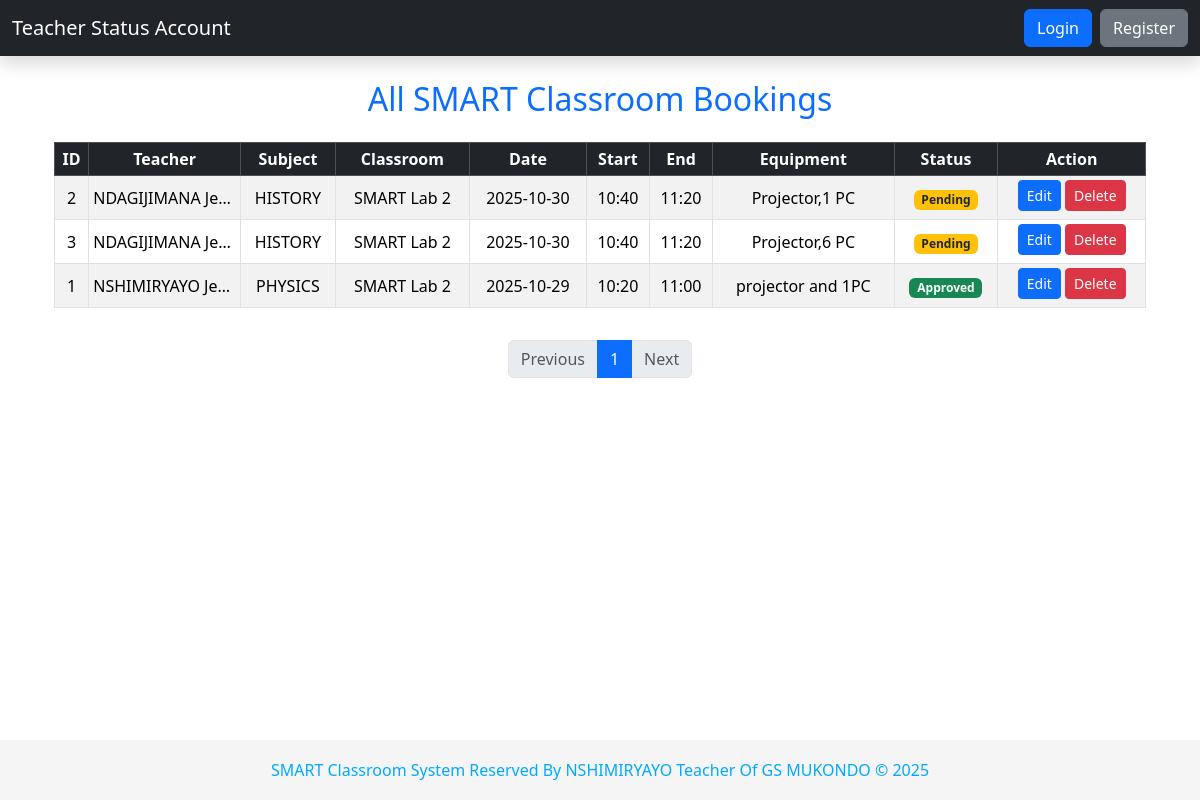
The app's page /admin/all_bookings with its own data.
### tables this page shows
CREATE TABLE Bookings (
                BookingID INTEGER PRIMARY KEY AUTOINCREMENT,
                TeacherID INTEGER NOT NULL,
                RoomID INTEGER NOT NULL,
                Date TEXT NOT NULL,
                StartTime TEXT NOT NULL,
                EndTime TEXT NOT NULL,
                Equipment TEXT,
                Status TEXT DEFAULT 'Pending',
                FOREIGN KEY (TeacherID) REFERENCES Teachers(TeacherID),
                FOREIGN KEY (RoomID) REFERENCES Classrooms(RoomID)
            );

CREATE TABLE Teachers (
                TeacherID INTEGER PRIMARY KEY AUTOINCREMENT,
                Name TEXT NOT NULL,
                Subject TEXT,
                Username TEXT UNIQUE NOT NULL,
                Password TEXT NOT NULL,
                Role TEXT DEFAULT 'Teacher',
                IsApproved INTEGER DEFAULT 0,
                Email TEXT,
                Phone TEXT,
                Class TEXT
            , Gender TEXT, ClassTeacher TEXT);

CREATE TABLE Classrooms (
                RoomID INTEGER PRIMARY KEY AUTOINCREMENT,
                Name TEXT UNIQUE NOT NULL,
                EquipmentList TEXT
            );

### app.py (the view)
@app.route("/admin/all_bookings")
def admin_all_bookings():
    conn = connect_db()
    cursor = conn.cursor()
    page = request.args.get('page', 1, type=int)  # Current page
    per_page = 10  # Number of bookings per page
    offset = (page - 1) * per_page
    cursor.execute("""
        SELECT
            B.BookingID,
            T.Name AS TeacherName,
            T.Subject AS TeacherSubject,
            C.Name AS RoomName,
            B.Date,
            B.StartTime,
            B.EndTime,
            B.Equipment,
            B.Status
        FROM Bookings B
        JOIN Teachers T ON B.TeacherID = T.TeacherID
        JOIN Classrooms C ON B.RoomID = C.RoomID
        ORDER BY B.Date DESC, B.StartTime ASC
        LIMIT ? OFFSET ?
    """, (per_page, offset))
    bookings = [
        dict(
            BookingID=row[0],
            TeacherName=row[1],
            Subject=row[2],
            RoomName=row[3],
            Date=row[4],
            StartTime=row[5],
            EndTime=row[6],
            Equipment=row[7],
            Status=row[8],
        )
        for row in cursor.fetchall()
    ]
    cursor.execute("SELECT COUNT(*) FROM Bookings")
    total_bookings = cursor.fetchone()[0]
    total_pages = ceil(total_bookings / per_page)
    conn.close()
    return render_template(
        "admin_all_bookings.html",
        bookings=bookings,
        page=page,
        total_pages=total_pages,
        now=datetime.now()
    )

### app.py (called while the page is built)
@app.context_processor
def inject_global_vars():
    return {'now': datetime.now()}

### db_setup.py (called while the page is built)
def connect_db():
    try:
        conn = sqlite3.connect(DB_FILE)
        conn.row_factory = None
        return conn
    except sqlite3.Error as e:
        print(f"Database connection error: {e}")
        return None

### templates/admin_all_bookings.html (shortened to what this page needs)
{% extends "base.html" %}
{% block content %}
<div class="container mt-4">
    <h2 class="text-center text-primary mb-4">
         All SMART Classroom Bookings
    </h2>
    {% if bookings %}
    <div class="table-responsive" style="overflow-x:auto;">
        <table class="table table-striped table-bordered table-hover align-middle text-center table-sm">
            <thead class="table-dark text-center">
                <tr>
                    <th>ID</th>
                    <th>Teacher</th>
                    <th>Subject</th>
                    <th>Classroom</th>
                    <th>Date</th>
                    <th>Start</th>
                    <th>End</th>
                    <th>Equipment</th>
                    <th>Status</th>
                    <th>Action</th>
                </tr>
            </thead>
            <tbody>
                {% for b in bookings %}
                <tr class="text-center">
                    <td>{{ b.BookingID }}</td>
                    <td class="text-truncate" style="max-width:120px;">{{ b.TeacherName }}</td>
                    <td class="text-truncate" style="max-width:120px;">{{ b.Subject }}</td>
                    <td class="text-truncate" style="max-width:120px;">{{ b.RoomName }}</td>
                    <td>{{ b.Date }}</td>
                    <td>{{ b.StartTime }}</td>
                    <td>{{ b.EndTime }}</td>
                    <td class="text-truncate" style="max-width:150px;">{{ b.Equipment or '-' }}</td>
                    <td>
                        {% if b.Status == 'Approved' %}
                            <span class="badge bg-success">{{ b.Status }}</span>
                        {% elif b.Status == 'Pending' %}
                            <span class="badge bg-warning text-dark">{{ b.Status }}</span>
                        {% elif b.Status == 'Rejected' %}
                            <span class="badge bg-danger">{{ b.Status }}</span>
                        {% else %}
                            <span class="badge bg-secondary">{{ b.Status }}</span>
                        {% endif %}
                    </td>
                    <td>
                        <a href="{{ url_for('edit_booking', booking_id=b.BookingID) }}" class="btn btn-sm btn-primary mb-1">Edit</a>
                        <a href="{{ url_for('delete_booking', booking_id=b.BookingID) }}" class="btn btn-sm btn-danger mb-1"
                           onclick="return confirm('Are you sure you want to delete this booking?');">Delete</a>
                    </td>
                </tr>
                {% endfor %}
            </tbody>
        </table>
    </div>
    <nav aria-label="Page navigation" class="mt-3">
      <ul class="pagination justify-content-center">
        <li class="page-item {% if page <= 1 %}disabled{% endif %}">
          <a class="page-link" href="{{ url_for('admin_all_bookings', page=page-1) }}">Previous</a>
        </li>
        {% set start_page = page - 2 if page - 2 > 0 else 1 %}
        {% set end_page = start_page + 4 if start_page + 4 <= total_pages else total_pages %}
        {% set start_page = end_page - 4 if end_page - 4 > 0 else 1 %}
        {% for p in range(start_page, end_page + 1) %}
          <li class="page-item {% if p == page %}active{% endif %}">
            <a class="page-link" href="{{ url_for('admin_all_bookings', page=p) }}">{{ p }}</a>
          </li>
        {% endfor %}
        <li class="page-item {% if page >= total_pages %}disabled{% endif %}">
          <a class="page-link" href="{{ url_for('admin_all_bookings', page=page+1) }}">Next</a>
        </li>
      </ul>
    </nav>
    {% else %}
        <div class="alert alert-info text-center">
            <i class="bi bi-exclamation-circle"></i> No bookings found.
        </div>
    {% endif %}
</div>
{% endblock %}

### templates/base.html (style rules this page uses)
body { padding-bottom: 70px; }

### records on screen
Bookings: BookingID "2", TeacherName "NDAGIJIMANA Je…", Subject "HISTORY", RoomName "SMART Lab 2", Date "2025-10-30", StartTime "10:40", EndTime "11:20", Equipment "Projector,1 PC", Status "Pending"
Bookings: BookingID "3", TeacherName "NDAGIJIMANA Je…", Subject "HISTORY", RoomName "SMART Lab 2", Date "2025-10-30", StartTime "10:40", EndTime "11:20", Equipment "Projector,6 PC", Status "Pending"
Bookings: BookingID "1", TeacherName "NSHIMIRYAYO Je…", Subject "PHYSICS", RoomName "SMART Lab 2", Date "2025-10-29", StartTime "10:20", EndTime "11:00", Equipment "projector and 1PC", Status "Approved"

### other values on screen
{{ p }} "1"
